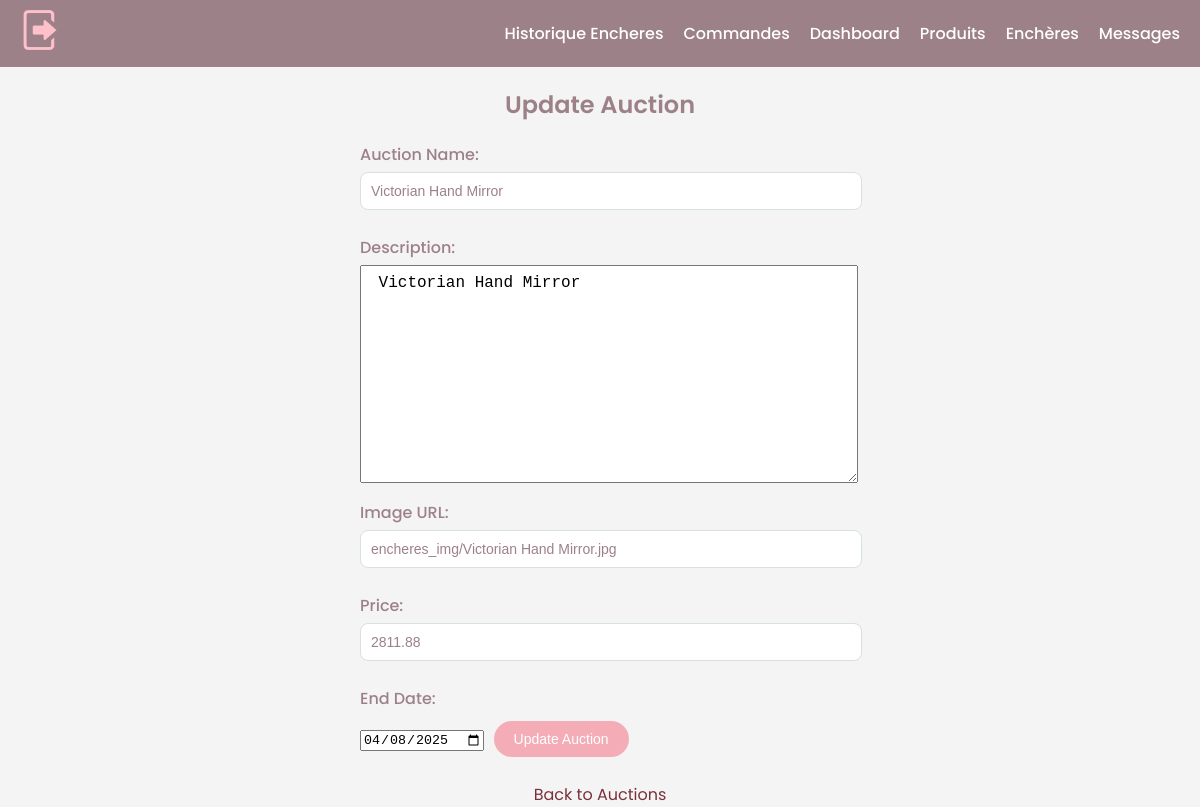
Page /update_enchere/7 (signed in) on the earlier database version.
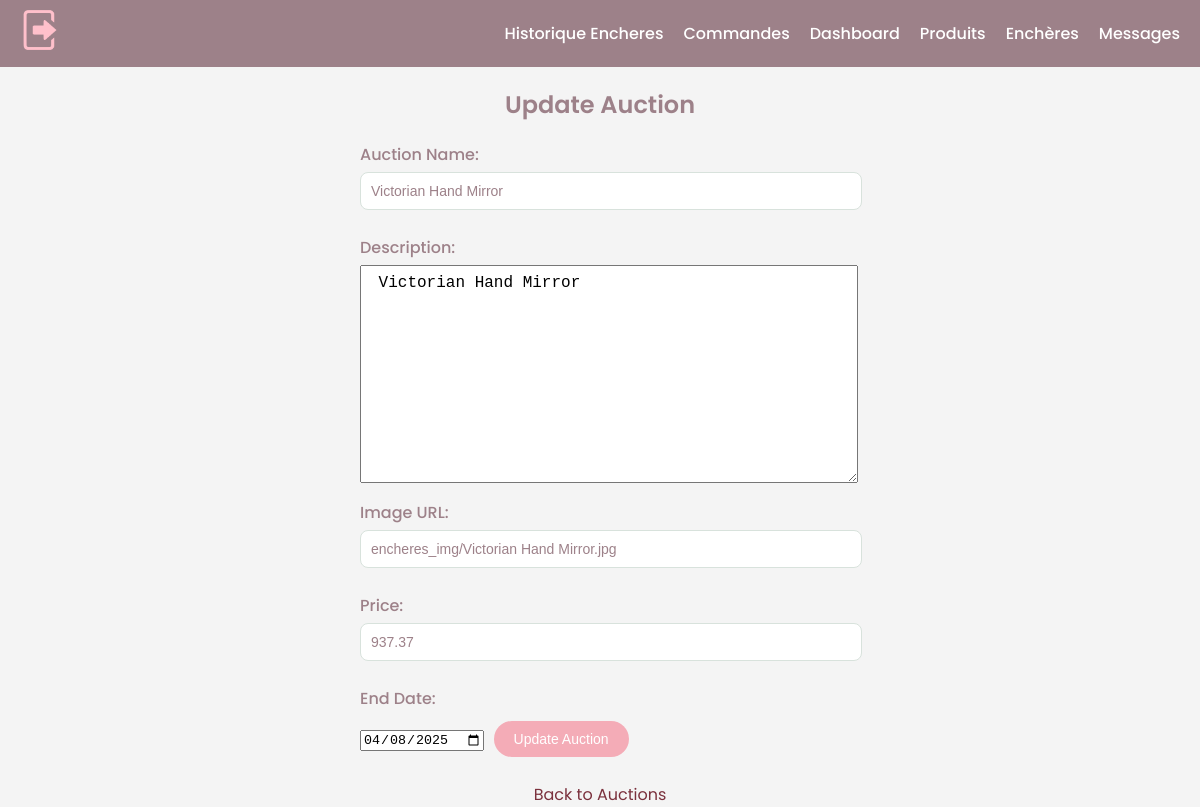
Same page on the later database version.
### tables this page shows
CREATE TABLE enchere (
            id_enchere INTEGER PRIMARY KEY AUTOINCREMENT,
            name TEXT NOT NULL,
            etat TEXT NOT NULL DEFAULT 'En cours',
            description TEXT NOT NULL,
            image_url TEXT, 
            prix REAL NOT NULL,
            date_fin DATE NOT NULL,
            adresse TEXT NOT NULL
        );

### app.py (the view, shortened to what this page needs)
@app.route("/update_enchere/<int:enchere_id>", methods=["GET", "POST"])
@login_required
def update_enchere(enchere_id):
    conn = get_db()
    cursor = conn.cursor()
    enchere = cursor.execute(
        "SELECT * FROM enchere WHERE id_enchere = ?", (enchere_id,)
    ).fetchone()
    if not enchere:
        flash("Auction not found!", "danger")
        return redirect(url_for("gestion_encheres"))
    return render_template("update_enchere.html", enchere=enchere)

### app.py (called while the page is built)
@login_manager.user_loader
def load_user(user_id):
    conn = get_db()
    user = conn.execute("SELECT * FROM users WHERE id = ?", (user_id,)).fetchone()
    conn.close()
    if user:
        return User(
            user["id"],
            user["FirstName"],
            user["LastName"],
            user["Email"],
            user["phoneNum"],
            user["password"],
            user["is_admin"],
        )
    return None  # Explicitly return None if the user is not found

def get_db():
    db_path = "database.db"  # Assure-toi que c'est bien le bon fichier
    print(f"Using database: {os.path.abspath(db_path)}")  # Ajout du print
    conn = sqlite3.connect(db_path)
    conn.row_factory = sqlite3.Row
    return conn

### templates/update_enchere.html (shortened to what this page needs)
<!DOCTYPE html>
<html lang="en">
  <head>
    <link
      rel="stylesheet"
      href="{{ url_for('static', filename='admin_enchere.css') }}" />
  </head>
  <body>
    <nav class="navbar">
      <a href="{{ url_for('logout') }}" class="logout-btn">
        <img
          src="{{ url_for('static', filename='img/logout.png') }}"
          alt="Logout" />
      </a>
      <ul class="nav-links">
        <li>
          <a href="{{ url_for('historique_encheres') }}">Historique Encheres</a>
        </li>
        <li><a href="{{ url_for('admin_orders') }}">Commandes</a></li>
        <li><a href="{{ url_for('home_admin') }}">Dashboard</a></li>
        <li><a href="{{ url_for('gestion_produits') }}">Produits</a></li>
        <li><a href="{{ url_for('gestion_encheres') }}">Enchères</a></li>
        <li><a href="{{ url_for('admin_messages') }}">Messages</a></li>
      </ul>
    </nav>
    <h2>Update Auction</h2>
    <form
      action="{{ url_for('update_enchere', enchere_id=enchere.id_enchere) }}"
      method="POST">
      <label for="name">Auction Name:</label>
      <input type="text" name="name" value="{{ enchere.name }}" required />
      <label for="description">Description:</label>
      <textarea name="description" class="description-box" required>
{{ enchere.description }}</textarea
      >
      <label for="image_url">Image URL:</label>
      <input type="text" name="image_url" value="{{ enchere.image_url }}" />
      <label for="prix">Price:</label>
      <input
        type="number"
        step="0.01"
        name="prix"
        value="{{ enchere.prix }}"
        required />
      <label for="date_fin">End Date:</label>
      <input
        type="date"
        name="date_fin"
        value="{{ enchere.date_fin }}"
        required />
      <button type="submit">Update Auction</button>
    </form>
    <a href="{{ url_for('gestion_encheres') }}">Back to Auctions</a>
  </body>
</html>

Differences in the rows shown:
changed enchere "Victorian Hand Mirror": prix "2811.88" → "937.37"
